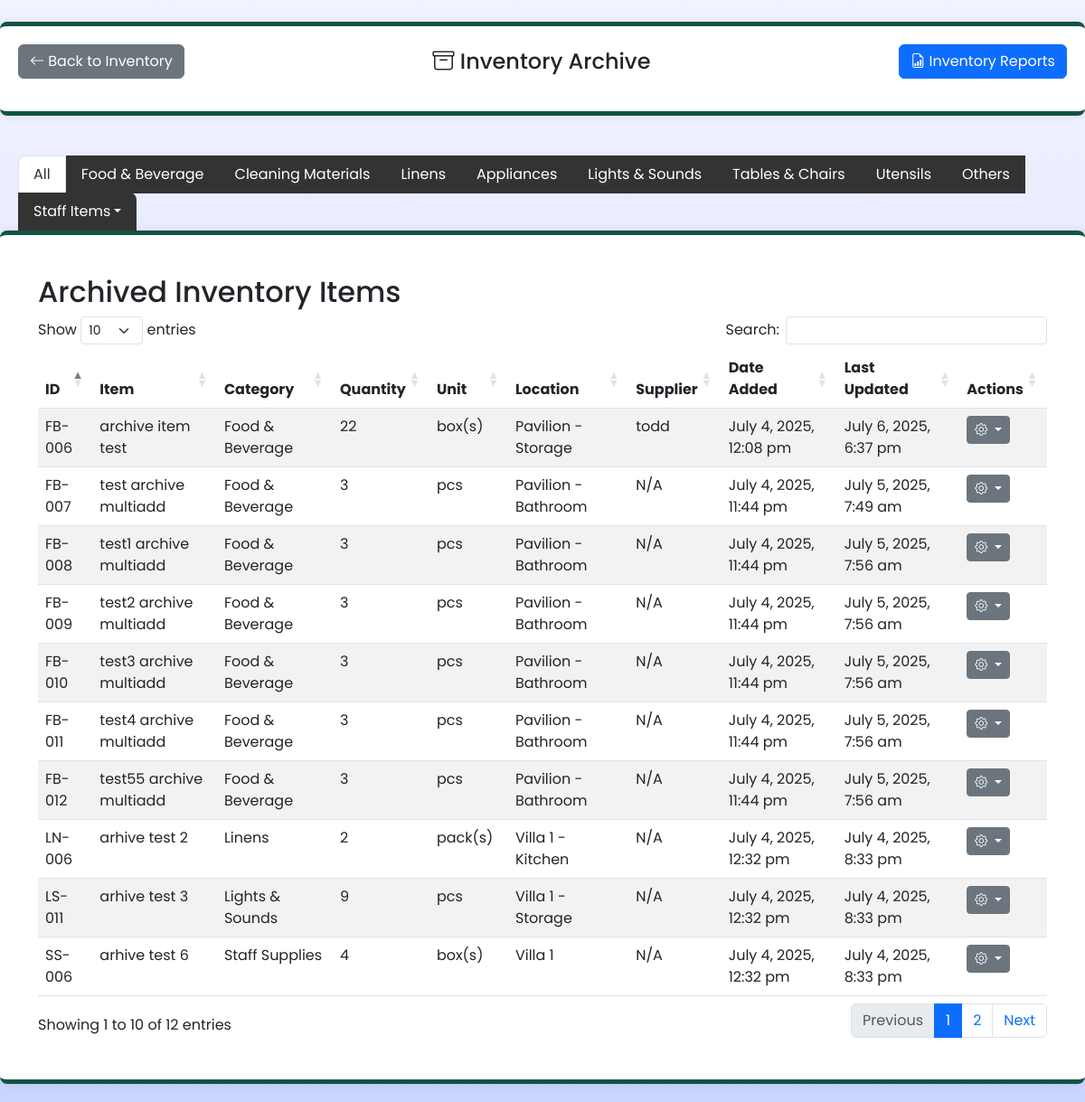
The page /inventory_cdms/inv_archive/inv_archive.php on the database its author committed.
### tables this page shows
CREATE TABLE `inventory` (
  `id` int(11) NOT NULL,
  `inv_id` varchar(20) NOT NULL,
  `item_name` varchar(255) NOT NULL,
  `category` varchar(100) NOT NULL,
  `quantity` int(11) NOT NULL,
  `unit` varchar(20) DEFAULT '''pcs''',
  `location_name` varchar(100) NOT NULL,
  `supplier` varchar(100) NOT NULL,
  `date_added` timestamp NOT NULL DEFAULT current_timestamp(),
  `last_updated` timestamp NOT NULL DEFAULT current_timestamp() ON UPDATE current_timestamp(),
  `is_consumable` tinyint(1) DEFAULT 0,
  `archived` tinyint(1) NOT NULL DEFAULT 0
);

### inventory_cdms/inv_archive/inv_archive.php (the view, shortened to what this page needs)
<?php
require_once '../inv_dbconn.php';
function formatDate($date) {
    if (!empty($date)) {
        $dateTime = new DateTime($date, new DateTimeZone('UTC'));
        $dateTime->setTimezone(new DateTimeZone('Asia/Singapore'));
        return $dateTime->format('F j, Y, g:i a');
    }
    return "N/A";
}
$sql = "SELECT * FROM inventory WHERE archived = 1";
$result = $conn->query($sql);
?>
<!DOCTYPE html>
<html lang="en">
    <head>
        <link rel="stylesheet" href="https://cdn.datatables.net/buttons/2.4.2/css/buttons.bootstrap5.min.css">
        <link rel="stylesheet" href="https://cdn.datatables.net/1.13.7/css/dataTables.bootstrap5.min.css">
        <link rel="stylesheet" href="https://cdn.datatables.net/select/1.7.0/css/select.bootstrap5.min.css">
        <link href="https://cdn.jsdelivr.net/npm/bootstrap@5.3.0-alpha3/dist/css/bootstrap.min.css" rel="stylesheet">
        <link href="https://cdn.jsdelivr.net/npm/bootstrap-icons/font/bootstrap-icons.css" rel="stylesheet">
        <link rel="stylesheet" href="https://cdnjs.cloudflare.com/ajax/libs/font-awesome/6.7.2/css/all.min.css" />
        <link href="https://unpkg.com/boxicons@2.1.4/css/boxicons.min.css" rel="stylesheet" />
        <link rel="stylesheet" href="css_inv_archive.css">
    </head>
    <body>
        <div class="main-container my-4">
            <div class="d-flex justify-content-between align-items-center mb-3">
                <a href="../inv_index/inv_index.php" class="btn btn-secondary">
                    <i class="bi bi-arrow-left"></i> Back to Inventory
                </a>
                <h1 class="h4 mb-2 mb-md-0 sub-header"><i class="bi bi-archive"></i> Inventory Archive</h1>
                <form action="/cdms/inventory_cdms/inv_reports/inv_reports.php" method="GET" class="mb-0">
                    <button type="submit" class="btn btn-primary">
                        <i class="bi bi-file-earmark-bar-graph"></i> Inventory Reports
                    </button>
                </form>
            </div>
        </div>
        <div class="tab-container">
            <ul class="nav nav-tabs" id="categoryTabs" role="tablist">
                <li class="nav-item" role="presentation">
                    <button class="nav-link active" data-category="allInventory" type="button" role="tab">All</button>
                </li>
                <li class="nav-item" role="presentation">
                    <button class="nav-link" data-category="Food & Beverage" type="button" role="tab">Food & Beverage</button>
                </li>
                <li class="nav-item" role="presentation">
                    <button class="nav-link" data-category="Cleaning Materials" type="button" role="tab">Cleaning Materials</button>
                </li>
                <li class="nav-item" role="presentation">
                    <button class="nav-link" data-category="Linens" type="button" role="tab">Linens</button>
                </li>
                <li class="nav-item" role="presentation">
                    <button class="nav-link" data-category="Appliances" type="button" role="tab">Appliances</button>
                </li>
                <li class="nav-item" role="presentation">
                    <button class="nav-link" data-category="Lights & Sounds" type="button" role="tab">Lights & Sounds</button>
                </li>
                <li class="nav-item" role="presentation">
                    <button class="nav-link" data-category="Tables & Chairs" type="button" role="tab">Tables & Chairs</button>
                </li>
                <li class="nav-item" role="presentation">
                    <button class="nav-link" data-category="Utensils" type="button" role="tab">Utensils</button>
                </li>
                <li class="nav-item" role="presentation">
                    <button class="nav-link" data-category="Others" type="button" role="tab">Others</button>
                </li>
                <li class="nav-item dropdown" role="presentation">
                    <button class="nav-link dropdown-toggle" data-bs-toggle="dropdown" type="button" role="tab">Staff Items</button>
                </li>
            </ul>
        </div>
        <div class="main-container">
            <div class="container my-4">
                <h2>Archived Inventory Items</h2>
                <table id="archivedTable" class="table table-striped table-hover">
                    <thead>
                        <tr>
                            <th>ID</th>
                            <th>Item</th>
                            <th>Category</th>
                            <th>Quantity</th>
                            <th>Unit</th>
                            <th>Location</th>
                            <th>Supplier</th>
                            <th>Date Added</th>
                            <th>Last Updated</th>
                            <th>Actions</th>
                        </tr>
                    </thead>
                    <tbody>
                    <?php while($row = $result->fetch_assoc()): ?>
                        <tr>
                            <td><?= htmlspecialchars($row['inv_id']) ?></td>
                            <td><?= htmlspecialchars($row['item_name']) ?></td>
                            <td><?= htmlspecialchars($row['category']) ?></td>
                            <td><?= htmlspecialchars($row['quantity']) ?></td>
                            <td><?= htmlspecialchars($row['unit']) ?></td>
                            <td><?= htmlspecialchars($row['location_name']) ?></td>
                            <td><?= !empty($row['supplier']) ? htmlspecialchars($row['supplier']) : 'N/A' ?></td>
                            <td><?= formatDate($row['date_added']) ?></td>
                            <td><?= formatDate($row['last_updated']) ?></td>
                            <td>
                                <div class="dropdown">
                                    <button class="btn btn-secondary btn-sm dropdown-toggle" type="button" data-bs-toggle="dropdown" aria-expanded="false">
                                        <i class="bi bi-gear"></i>
                                    </button>
                                </div>
                            </td>
                        </tr>
                    <?php endwhile; ?>
                    </tbody>
                </table>
            </div>
        </div>
    </body>
</html>

### inventory_cdms/inv_archive/css_inv_archive.css (style rules this page uses)
* { margin: 0; padding: 0; box-sizing: border-box; font-family: "Poppins", sans-serif; }
body { background: linear-gradient(#F1F3FF, #CBD4FF); min-height: 100vh; display: flex; flex-direction: column; }
.main-container { width: 100%; max-width: 1500px; margin: 0 auto 20px auto; padding: 20px; background: #fff; border-radius: 8px; box-shadow: 0px 0px 10px rgba(0, 0, 0, 0.1); border-top: 5px solid #125343; border-bottom: 5px solid #125343; overflow: auto; }
.tab-container { max-width: 1500px; margin: 20px auto 0 auto; left: 20px; position: relative; }
#categoryTabs { margin-bottom: 0 !important; background: transparent; }
#categoryTabs .nav-link { color: #333; transition: background-color 0.3s, color 0.3s; }
#categoryTabs .nav-link:not(.active) { background-color: #333; color: #fff; }
.nav-tabs .nav-link { border-radius: 0 !important; }
.nav-tabs .nav-item:first-child .nav-link { border-top-left-radius: 0.5rem !important; }
.nav-tabs .nav-item:last-child .nav-link, .nav-tabs .nav-item.dropdown:last-child .nav-link { border-top-right-radius: 0.5rem !important; }

### rows shown on the page
inventory: inv "FB-006", item_name "archive item test", category "Food & Beverage", quantity "22", unit "box(s)", location_name "Pavilion - Storage", supplier "todd", date_added "July 4, 2025, 12:08 pm", last_updated "July 6, 2025, 6:37 pm"
inventory: inv "LN-006", item_name "arhive test 2", category "Linens", quantity "2", unit "pack(s)", location_name "Villa 1 - Kitchen", supplier "N/A", date_added "July 4, 2025, 12:32 pm", last_updated "July 4, 2025, 8:33 pm"
inventory: inv "LS-011", item_name "arhive test 3", category "Lights & Sounds", quantity "9", unit "pcs", location_name "Villa 1 - Storage", supplier "N/A", date_added "July 4, 2025, 12:32 pm", last_updated "July 4, 2025, 8:33 pm"
inventory: inv "SS-006", item_name "arhive test 6", category "Staff Supplies", quantity "4", unit "box(s)", location_name "Villa 1", supplier "N/A", date_added "July 4, 2025, 12:32 pm", last_updated "July 4, 2025, 8:33 pm"
inventory: inv "FB-007", item_name "test archive multiadd", category "Food & Beverage", quantity "3", unit "pcs", location_name "Pavilion - Bathroom", supplier "N/A", date_added "July 4, 2025, 11:44 pm", last_updated "July 5, 2025, 7:49 am"
inventory: inv "FB-008", item_name "test1 archive multiadd", category "Food & Beverage", quantity "3", unit "pcs", location_name "Pavilion - Bathroom", supplier "N/A", date_added "July 4, 2025, 11:44 pm", last_updated "July 5, 2025, 7:56 am"
inventory: inv "FB-009", item_name "test2 archive multiadd", category "Food & Beverage", quantity "3", unit "pcs", location_name "Pavilion - Bathroom", supplier "N/A", date_added "July 4, 2025, 11:44 pm", last_updated "July 5, 2025, 7:56 am"
inventory: inv "FB-010", item_name "test3 archive multiadd", category "Food & Beverage", quantity "3", unit "pcs", location_name "Pavilion - Bathroom", supplier "N/A", date_added "July 4, 2025, 11:44 pm", last_updated "July 5, 2025, 7:56 am"
inventory: inv "FB-011", item_name "test4 archive multiadd", category "Food & Beverage", quantity "3", unit "pcs", location_name "Pavilion - Bathroom", supplier "N/A", date_added "July 4, 2025, 11:44 pm", last_updated "July 5, 2025, 7:56 am"
inventory: inv "FB-012", item_name "test55 archive multiadd", category "Food & Beverage", quantity "3", unit "pcs", location_name "Pavilion - Bathroom", supplier "N/A", date_added "July 4, 2025, 11:44 pm", last_updated "July 5, 2025, 7:56 am"
